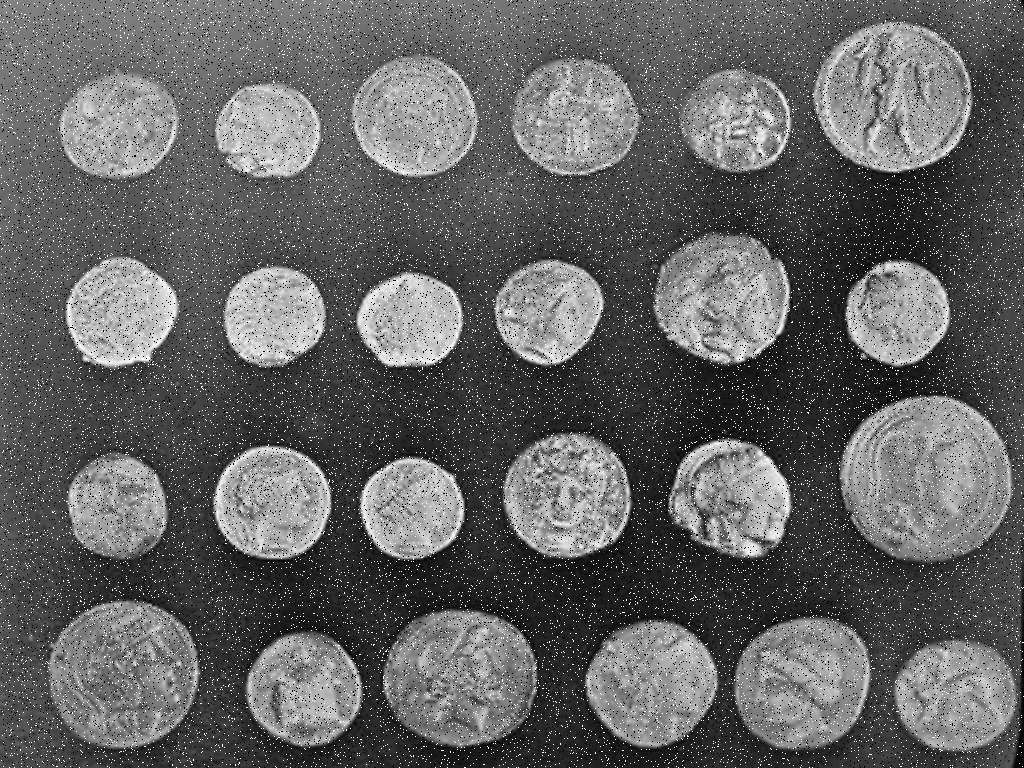
#> input picture PNG/Task_08_Median_Filtering.png, 1024 x 768 px
$ python 08_Median_Finter.py
#> lines starting #> are read from the running program, lines starting #| are printed output that depends on the picture
from PIL import Image
import matplotlib.pyplot as plt

input_path = "PNG/Task_08_Median_Filtering.png"
output_path = "Output/median_filtered.png"

image = Image.open(input_path)
#> image is the input picture: PIL image 1024x768 L; min 0, max 255, mean 99.7

if image.mode == "L":
    image = image.convert("L")
else:
    image = image.convert("RGB")

width, height = image.size
#> width = 1024; height = 768
pixels = image.load()

kernel_size = 3
radius = kernel_size // 2

if kernel_size < 1 or kernel_size % 2 == 0:
    raise ValueError("Kernel size must be a positive odd number.")

filtered_image = Image.new(image.mode, (width, height))
#> filtered_image: PIL image 1024x768 L; every value is 0
output_pixels = filtered_image.load()

channel_count = 1 if image.mode == "L" else 3
#> channel_count = 1

for y in range(height):
    for x in range(width):

        neighborhoods = [[] for _ in range(channel_count)]
        for dy in range(-radius, radius + 1):
            for dx in range(-radius, radius + 1):
                nx = min(max(x + dx, 0), width - 1)
                ny = min(max(y + dy, 0), height - 1)

                pixel = pixels[nx, ny]

                if channel_count == 1:
                    neighborhoods[0].append(pixel)
                else:
                    for c in range(channel_count):
                        neighborhoods[c].append(pixel[c])

        median_values = []

        for values in neighborhoods:
            values.sort()
            middle = len(values) // 2
            median_values.append(values[middle])

        if channel_count == 1:
            output_pixels[x, y] = median_values[0]
        else:
            output_pixels[x, y] = tuple(median_values)

filtered_image.save(output_path)
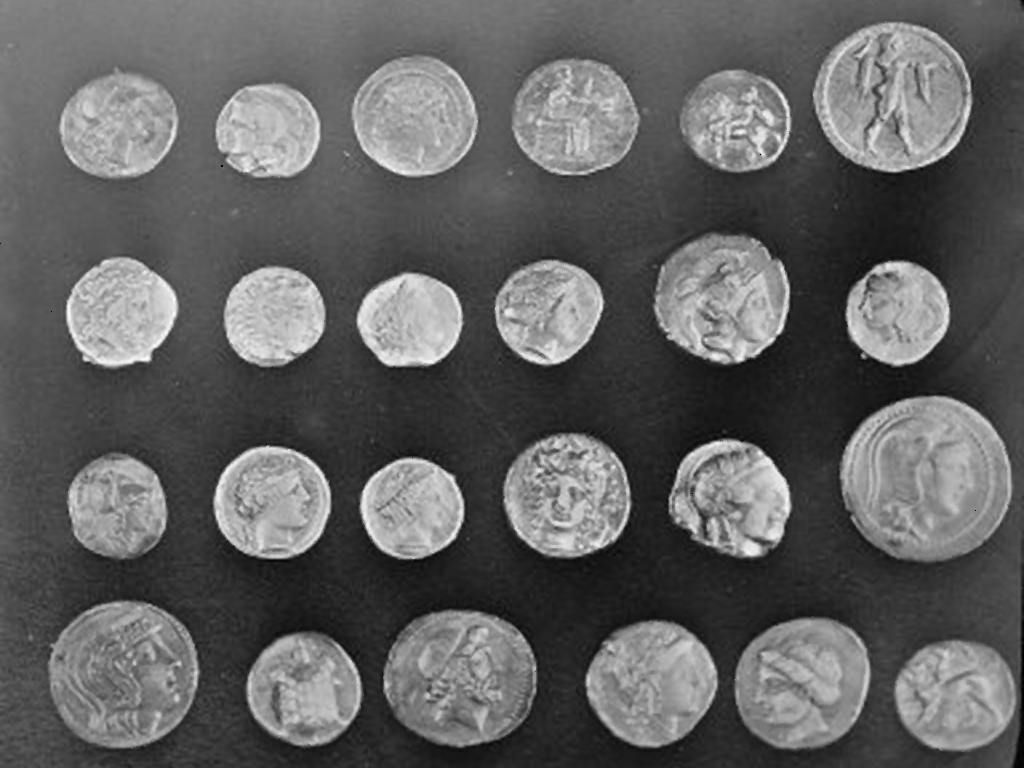
#> saved as median_filtered.png: PIL image 1024x768 L; min 0, max 254, mean 97.6

print("Median Filtering Completed!")
print("Output saved as:", output_path)

plt.figure(figsize=(10, 5))

plt.subplot(1, 2, 1)
if image.mode == "L":
    plt.imshow(image, cmap="gray", vmin=0, vmax=255)
else:
    plt.imshow(image)
plt.title("Original Image")
plt.axis("off")

plt.subplot(1, 2, 2)
if filtered_image.mode == "L":
    plt.imshow(filtered_image, cmap="gray", vmin=0, vmax=255)
else:
    plt.imshow(filtered_image)
plt.title("Median Filtered Image")
plt.axis("off")

plt.tight_layout()
plt.show()
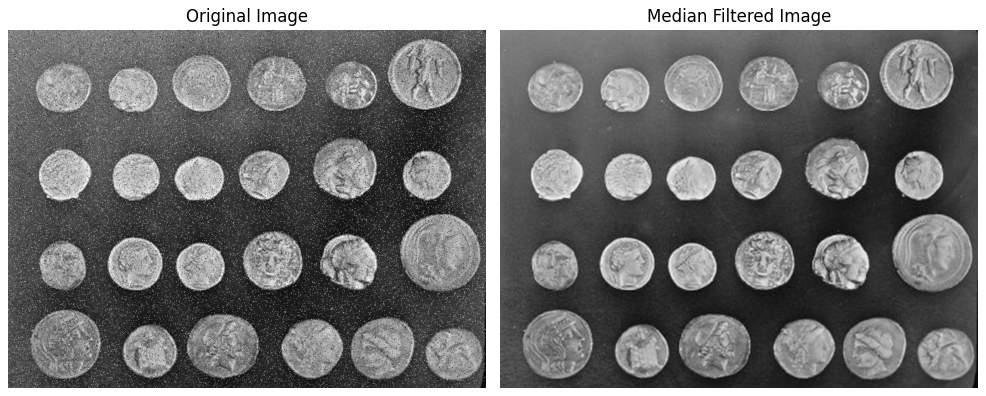
#> figure drawn by matplotlib, 2 panels
